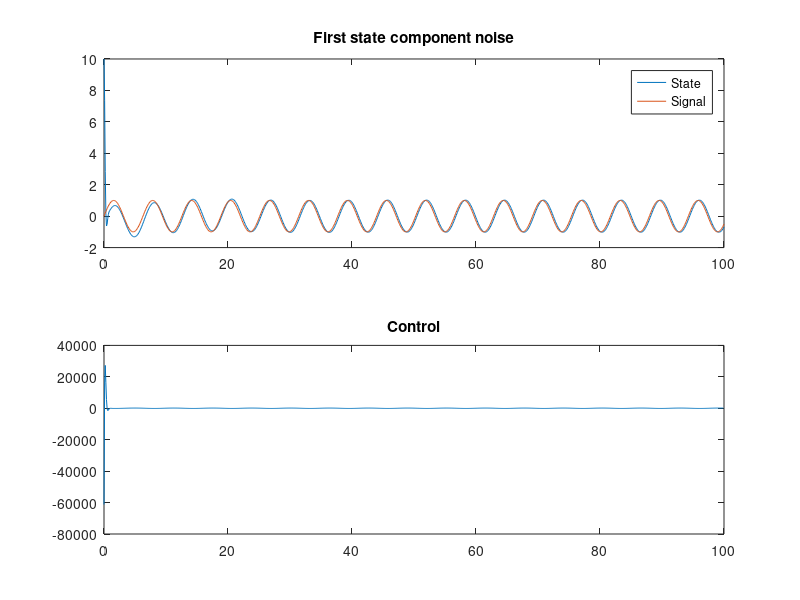

Reproduce this figure in MATLAB.
clear all;
clc;

%% 6)	Show examples (Matlab and Simulink) on the performance of one (two?) PID used to do the same task

% Continuous time system

Ac = [-0.1 -0.12
      -0.3 -0.012];
Bc = [0 
      -0.07];
C = eye(2);
D = zeros(2,1);

sampleTime=0.1;
horizon=100;

x0=[10
    -2];
sysc = ss(Ac,Bc,C,D);
sysd=c2d(sysc,sampleTime);
Ad=sysd.A;
Bd=sysd.B;

t=0:sampleTime:horizon;
nSamples=length(t);
N = length(t)-1;

x_track=sin(t).*ones(1,nSamples);
x(:,1)=x0;

%track x1
Kp=120;
Ki=30;
Kd=600;

%track x2
% Kp=-80;
% Ki=1;
% Kd=6;

previousError = 0;
integral = 0;
for i=1:nSamples-1
%example of PID control on the temperature
  error = x_track(:,i) - x(1,i);
  integral = integral + error*sampleTime;
  derivative = (error - previousError)/sampleTime;
  u(:,i) = Kp*error + Ki*integral + Kd*derivative;
  previousError = error;
  
  %evolution of the system
  x(:,i+1)=Ad*x(:,i)+Bd*u(:,i);
end

%plotting simulation
subplot(2,1,1);
plot(t,x(1,:));
hold on;
plot(t,x_track(1,:));
hold off;
title('First state component noise');
legend('State','Signal');

subplot(2,1,2);
plot(t(1:end-1),u(1,:));
title('Control');
